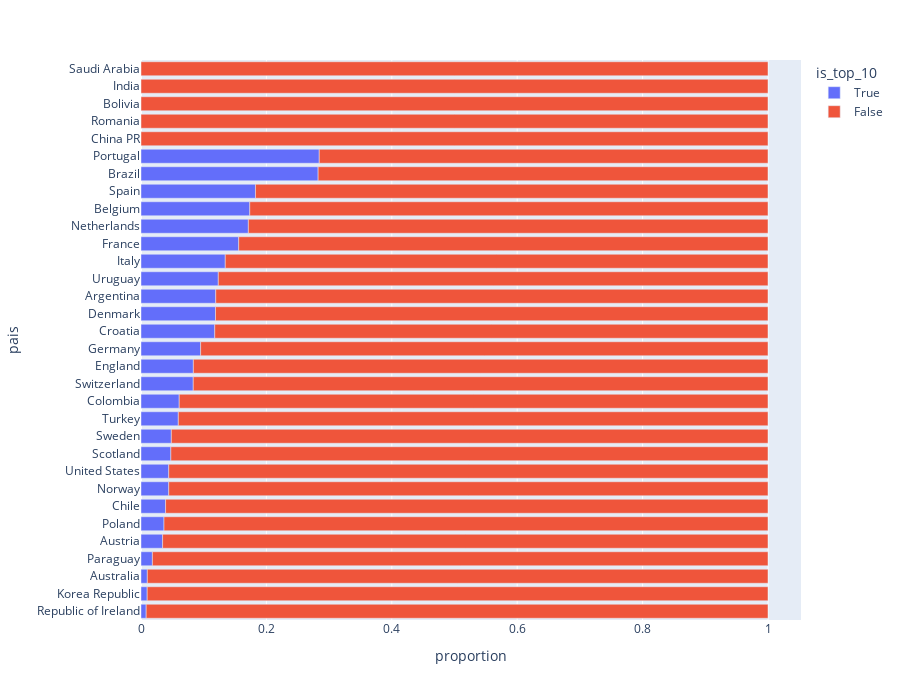

Notebook code cell kept with this figure:
### Code cell
px.bar(
    data_frame= fp_.sort_values(by = 'proportion', ascending= True),
    x = 'proportion',
    y = 'pais',
    color = 'is_top_10',
    category_orders= {
        'is_top_10': [True, False]
    },
    height= 700,
    # barmode= 'group'
)

### Figure 1 — Plotly figure (JSON) as saved in the notebook; plotly's stock layout.template omitted (floating-point values rounded to 4 significant figures)
{"data": [{"hovertemplate": "is_top_10=True<br>proportion=%{x}<br>pais=%{y}<extra></extra>", "legendgroup": "True", "marker": {"color": "#636efa", "pattern": {"shape": ""}}, "name": "True", "orientation": "h", "showlegend": true, "textposition": "auto", "type": "bar", "x": [0.008264, 0.009901, 0.0101, 0.01818, 0.03448, 0.0367, 0.03922, 0.04425, 0.04425, 0.04762, 0.04839, 0.05952, 0.06098, 0.08333, 0.0835, 0.09512, 0.1176, 0.1188, 0.1192, 0.1233, 0.1344, 0.1558, 0.1712, 0.1735, 0.1826, 0.2825, 0.2843], "xaxis": "x", "y": ["Republic of Ireland", "Korea Republic", "Australia", "Paraguay", "Austria", "Poland", "Chile", "Norway", "United States", "Scotland", "Sweden", "Turkey", "Colombia", "Switzerland", "England", "Germany", "Croatia", "Denmark", "Argentina", "Uruguay", "Italy", "France", "Netherlands", "Belgium", "Spain", "Brazil", "Portugal"], "yaxis": "y"}, {"hovertemplate": "is_top_10=False<br>proportion=%{x}<br>pais=%{y}<extra></extra>", "legendgroup": "False", "marker": {"color": "#EF553B", "pattern": {"shape": ""}}, "name": "False", "orientation": "h", "showlegend": true, "textposition": "auto", "type": "bar", "x": [0.7157, 0.7175, 0.8174, 0.8265, 0.8288, 0.8442, 0.8656, 0.8767, 0.8808, 0.8812, 0.8824, 0.9049, 0.9165, 0.9167, 0.939, 0.9405, 0.9516, 0.9524, 0.9558, 0.9558, 0.9608, 0.9633, 0.9655, 0.9818, 0.9899, 0.9901, 0.9917, 1.0, 1.0, 1.0, 1.0, 1.0], "xaxis": "x", "y": ["Portugal", "Brazil", "Spain", "Belgium", "Netherlands", "France", "Italy", "Uruguay", "Argentina", "Denmark", "Croatia", "Germany", "England", "Switzerland", "Colombia", "Turkey", "Sweden", "Scotland", "United States", "Norway", "Chile", "Poland", "Austria", "Paraguay", "Australia", "Korea Republic", "Republic of Ireland", "China PR", "Romania", "Bolivia", "India", "Saudi Arabia"], "yaxis": "y"}], "layout": {"barmode": "relative", "height": 700, "legend": {"title": {"text": "is_top_10"}, "tracegroupgap": 0}, "margin": {"t": 60}, "xaxis": {"anchor": "y", "domain": [0, 1], "title": {"text": "proportion"}}, "yaxis": {"anchor": "x", "domain": [0, 1], "title": {"text": "pais"}}}}
